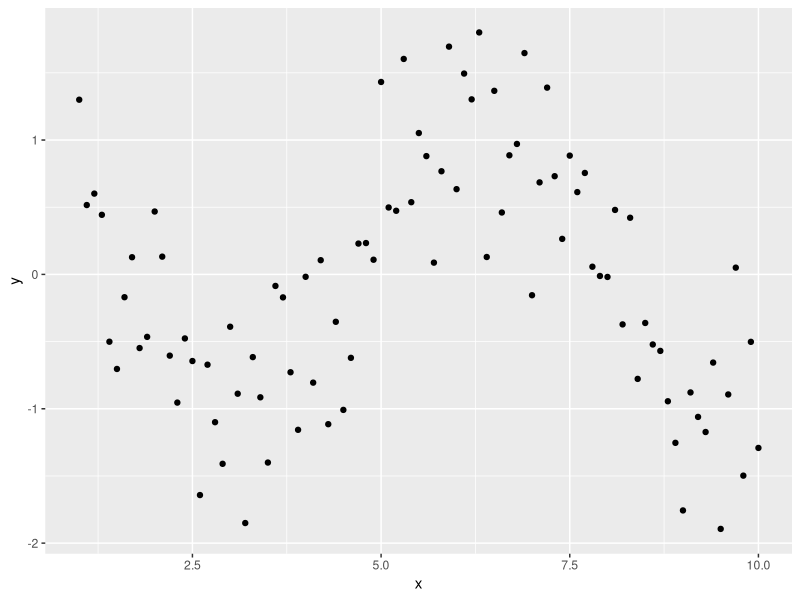

Reproduce this figure in R.
## ---- chunk 1
knitr::opts_chunk$set(echo = FALSE)
## ---- chunk 2
library(ggplot2)
ds <- tibble::tibble(x = seq(1, 10, by = 0.1), y = cos(x) + rnorm(length(x), sd = 0.5))
ggplot(ds, aes(x, y))+
  geom_point()
